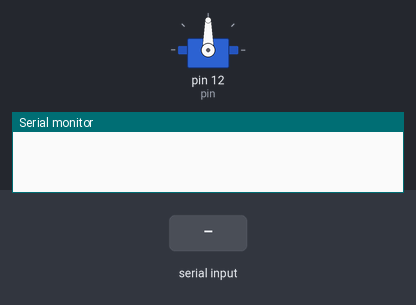
Simulated run of this sketch. Board: Arduino Uno, built with avr-gcc and run on an emulated ATmega328P. On the bench: servo, the last lines printed to the serial monitor. The test bench sets the inputs (shaded band).

Above: at 1.2 s.
1.3 s: "90,45\n" received over Serial
At 2.4 s:
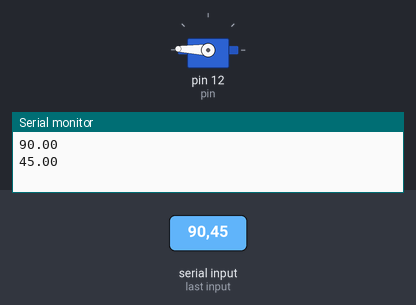
2.8 s: "30,150\n" received over Serial
At 3.6 s:
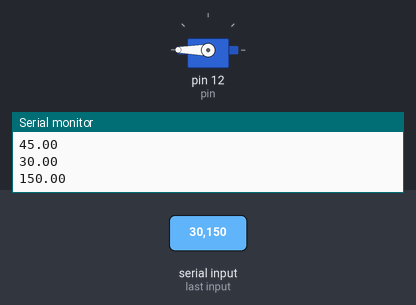
Timing chart, 0 to 5.8 s (numbered marks = the images above; inputs shaded):
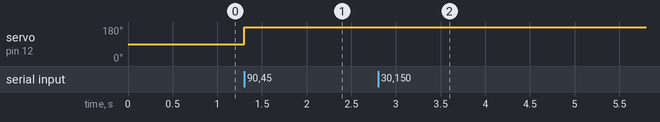

The sketch:

servo_test.ino
```cpp
#include <Servo.h>

Servo servo;                                                        //min: 15   max: 180  range: PI rad
int pin = 12;
int pos = 0;

void setup() {
  Serial.begin(115200);                                             //start the serial connection at 115200 baud
  while (!Serial)                                                   //wait for a serial connection
  Serial.println("Serial connected");
  delay(10);                                                        //pause to ensure connection
  servo.attach(pin);
}

//takes an angle in radians and returns the equivilent servo value
int valForAngle(float angle){
  return floor(15 + ((angle / PI) * 165));
}

void loop() {
  if(Serial.available() > 0){
    float val = Serial.parseFloat();
    Serial.println(val);
    servo.write(valForAngle(val));
    Serial.read();
  }
}
```

Measured:
- after the input at 1.3 s, servo on pin 12 (pin): 90° → 178° at once
- after the input at 2.8 s, servo on pin 12 (pin): 178° → 180° at once
